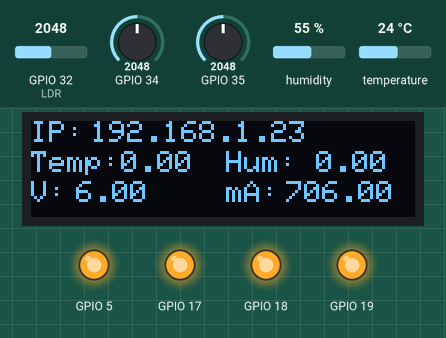
Simulated run of this program. Board: ESP32. Shown: 128×32 one-colour display, output pins drawn as LEDs (lit = HIGH). The inputs (shaded band) are chosen by the test bench; at power-on: humidity 55 %, GPIO 34 = 2048, GPIO 35 = 2048, temperature 24 °C, GPIO 32 (LDR) = 2048 (analog values on the 0–4095 scale). WiFi joins after 1.5 s; servers stay silent unless stated; network time is answered at once with the bench clock; uploads are accepted with an empty reply; the local clock reads 2024-03-15 10:24:30 at power-on unless the program sets it; what the program prints to the serial monitor is not drawn.

Above: at 5.7 s.
5.8 s: humidity set to 22 %
At 12.2 s:
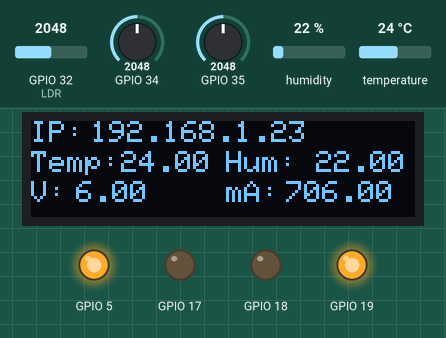
12.8 s: GPIO 34 set to 2866
At 15.6 s:
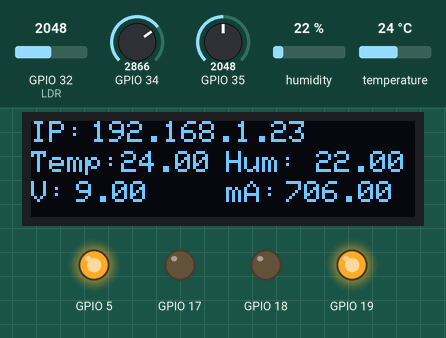
19.3 s: GPIO 35 set to 2866
At 22.4 s:
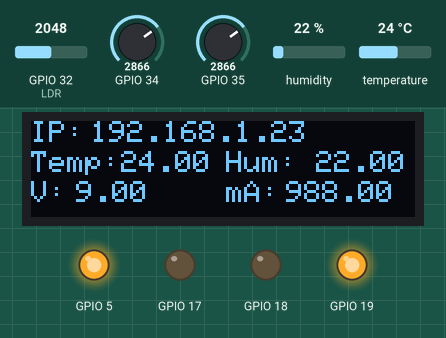
26.0 s: temperature set to 12 °C
At 32.4 s:
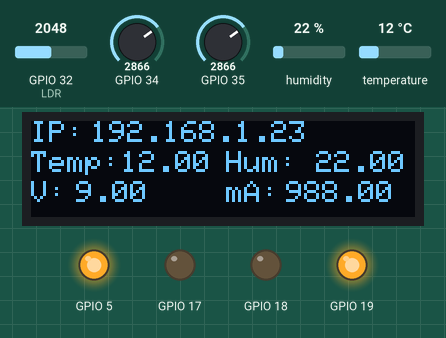
32.7 s: GPIO 34 set to 3972
At 35.9 s:
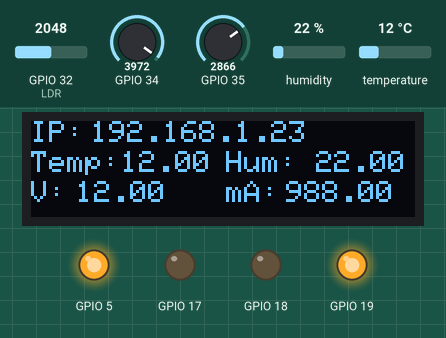
39.3 s: GPIO 35 set to 3972
At 42.6 s:
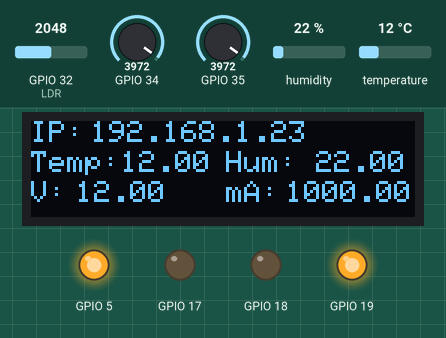
Timing chart, 0 to 44.1 s (numbered marks = the images above; inputs shaded):
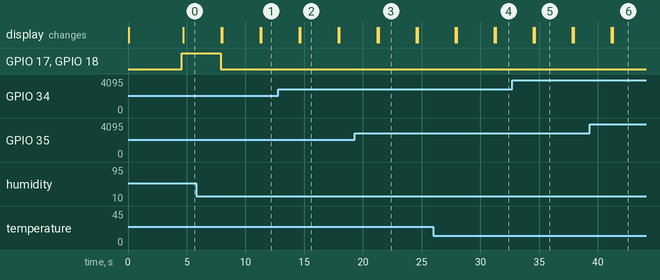

The program:

main.cpp
```cpp
#include <Arduino.h>
#ifdef ESP32
 #include <WiFi.h>
  #include <HTTPClient.h>
  #include "time.h"
  #include "DHT.h"
  #include <NTPClient.h>
  #include <WiFiUdp.h>
  #include <SPI.h>
  #include <Adafruit_GFX.h>
  #include <Adafruit_SSD1306.h>
#else
  #include <ESP8266WiFi.h>
  #include <ESP8266HTTPClient.h>
  #include <WiFiClient.h>
#endif
#include <Wire.h>
WiFiUDP ntpUDP;
Adafruit_SSD1306 display(128, 32, &Wire, -1);
// Replace with your network credentials
const char* ssid     = "EULE-Gast";
const char* password = "@EULE_Zukunft!";
NTPClient timeClient(ntpUDP, "0.de.pool.ntp.org", 7200, 2500);
// REPLACE with your Domain name and URL path or IP address with path
const char* serverName = "http://192.168.1.23/API/post-esp-data.php";
const char* ntpServer = "0.de.pool.ntp.org";
const long  gmtOffset_sec = 3600;
const int   daylightOffset_sec = 3600;
long int UNIX = 0;
float CURRENT = 0;
float VOLTAGE = 0;
float POWER = 0;
float INTENSITY =0;
String datum;
String formattedDate;
String dayStamp;
String timeStamp;
int S_1 = 0;
int S_2 = 0;
int S_3 = 0;
int S_4 = 0;
char StateArray[4];
float h;
float t;
// 'logo', 128x32px
const unsigned char BOTTLOGO1 [] PROGMEM = {
	0x00, 0x00, 0x00, 0x00, 0x00, 0x00, 0x00, 0x00, 0x00, 0x00, 0x00, 0x00, 0x00, 0x00, 0x00, 0x00,
	0x00, 0x00, 0x00, 0x00, 0x00, 0x00, 0x00, 0x00, 0x00, 0x00, 0x00, 0x00, 0x00, 0x00, 0x00, 0x00,
	0x00, 0x00, 0x00, 0x00, 0x00, 0x00, 0x03, 0x81, 0x80, 0x00, 0x00, 0x00, 0x00, 0x00, 0x00, 0x00,
	0x00, 0x00, 0x00, 0x00, 0x00, 0x00, 0x04, 0x43, 0x80, 0x00, 0x00, 0x00, 0x00, 0x00, 0x00, 0x00,
	0x00, 0x00, 0x00, 0x00, 0x00, 0x00, 0x00, 0x47, 0x80, 0x00, 0x00, 0x00, 0x00, 0x00, 0x00, 0x00,
	0x00, 0x00, 0x00, 0x00, 0x00, 0x00, 0x04, 0x47, 0x81, 0x10, 0x00, 0x00, 0x00, 0x00, 0x00, 0x00,
	0x00, 0x00, 0x00, 0x00, 0x00, 0x00, 0x02, 0xcf, 0xc0, 0x08, 0x00, 0x00, 0x00, 0x00, 0x00, 0x00,
	0x00, 0x00, 0x00, 0x00, 0x00, 0x00, 0x00, 0x2f, 0xc2, 0x00, 0x00, 0x00, 0x00, 0x00, 0x00, 0x00,
	0x00, 0x00, 0x00, 0x00, 0x00, 0x00, 0x00, 0x1f, 0xe3, 0x00, 0x00, 0x00, 0x00, 0x00, 0x00, 0x00,
	0x00, 0x00, 0x00, 0x00, 0x00, 0x00, 0x00, 0x1f, 0xff, 0x08, 0x00, 0x00, 0x00, 0x00, 0x00, 0x00,
	0x00, 0x00, 0x00, 0x00, 0x00, 0x00, 0x00, 0x1f, 0xff, 0x90, 0x00, 0x00, 0x00, 0x00, 0x00, 0x00,
	0x00, 0x00, 0x00, 0x00, 0x00, 0x00, 0x00, 0x1f, 0xff, 0x80, 0x00, 0x00, 0x00, 0x00, 0x00, 0x00,
	0x00, 0x00, 0x00, 0x00, 0x00, 0x00, 0x00, 0x1f, 0xff, 0x00, 0x00, 0x00, 0x00, 0x00, 0x00, 0x00,
	0x00, 0x00, 0x00, 0x00, 0x00, 0x00, 0x00, 0x5f, 0xff, 0x00, 0x00, 0x00, 0x00, 0x00, 0x00, 0x00,
	0x00, 0x00, 0x00, 0x00, 0x00, 0x00, 0x00, 0x7f, 0xff, 0xc0, 0x00, 0x00, 0x00, 0x00, 0x00, 0x00,
	0x00, 0x00, 0x00, 0x00, 0x00, 0x00, 0x00, 0x7f, 0xff, 0xf8, 0x00, 0x00, 0x00, 0x00, 0x00, 0x00,
	0x00, 0x00, 0x00, 0x00, 0x00, 0x00, 0x00, 0x7f, 0xff, 0xc0, 0x00, 0x00, 0x00, 0x00, 0x00, 0x00,
	0x00, 0x00, 0x00, 0x00, 0x00, 0x00, 0x00, 0x7f, 0xff, 0x84, 0x00, 0x00, 0x00, 0x00, 0x00, 0x00,
	0x00, 0x00, 0x00, 0x00, 0x00, 0x00, 0x00, 0x3f, 0xff, 0x84, 0x00, 0x00, 0x00, 0x00, 0x00, 0x00,
	0x00, 0x00, 0x00, 0x00, 0x00, 0x00, 0x00, 0x1f, 0xff, 0x68, 0x00, 0x00, 0x00, 0x00, 0x00, 0x00,
	0x00, 0x00, 0x00, 0x00, 0x00, 0x00, 0x00, 0x0f, 0xfe, 0x00, 0x00, 0x00, 0x00, 0x00, 0x00, 0x00,
	0x00, 0x00, 0x00, 0x00, 0x00, 0x00, 0x00, 0x07, 0xfe, 0x00, 0x00, 0x00, 0x00, 0x00, 0x00, 0x00,
	0x00, 0x00, 0x00, 0x00, 0x00, 0x00, 0x00, 0x07, 0xfe, 0x00, 0x00, 0x00, 0x00, 0x00, 0x00, 0x00,
	0x00, 0x00, 0x00, 0x00, 0x00, 0x00, 0x00, 0x39, 0xde, 0x40, 0x00, 0x00, 0x00, 0x00, 0x00, 0x00,
	0x00, 0x00, 0x00, 0x00, 0x00, 0x00, 0x00, 0x89, 0x04, 0x40, 0x00, 0x00, 0x00, 0x00, 0x00, 0x00,
	0x00, 0x00, 0x00, 0x00, 0x00, 0x00, 0x01, 0x04, 0x1c, 0x00, 0x00, 0x00, 0x00, 0x00, 0x00, 0x00,
	0x00, 0x00, 0x00, 0x00, 0x00, 0x00, 0x00, 0x02, 0xe4, 0x40, 0x00, 0x00, 0x00, 0x00, 0x00, 0x00,
	0x00, 0x00, 0x00, 0x00, 0x00, 0x00, 0x00, 0x02, 0x01, 0x80, 0x00, 0x00, 0x00, 0x00, 0x00, 0x00,
	0x00, 0x00, 0x00, 0x00, 0x00, 0x00, 0x00, 0x02, 0x00, 0x00, 0x00, 0x00, 0x00, 0x00, 0x00, 0x00,
	0x00, 0x00, 0x00, 0x00, 0x00, 0x00, 0x01, 0x04, 0x00, 0x00, 0x00, 0x00, 0x00, 0x00, 0x00, 0x00,
	0x00, 0x00, 0x00, 0x00, 0x00, 0x00, 0x00, 0x88, 0x00, 0x00, 0x00, 0x00, 0x00, 0x00, 0x00, 0x00,
	0x00, 0x00, 0x00, 0x00, 0x00, 0x00, 0x00, 0x00, 0x00, 0x00, 0x00, 0x00, 0x00, 0x00, 0x00, 0x00
};
// Keep this API Key value to be compatible with the PHP code provided in the project page.
// If you change the apiKeyValue value, the PHP file /post-esp-data.php also needs to have the same key
String apiKeyValue = "tPmAT5Ab3j7F9";
#define DHTTYPE DHT11
#define DHTPIN 14
int httpResponseCode;
void printLocalTime()
{
  struct tm timeinfo;
  if(!getLocalTime(&timeinfo)){
    Serial.println("Failed to obtain time");
    return;
    }
time_t now;
time(&now);
UNIX = now;
}
void ADC_READ(){
  int Value;
  Value = analogRead(35);
  Value = constrain(Value,0,2900);
  Value = map(Value,0,2900,0,1000);
  CURRENT = Value;
}
void Voltage(){
int Value;
Value = analogRead(34);
Value = constrain(Value,0.0,3550.0);
Value = map(Value,0.0,3550.0,0.0,12.0);
VOLTAGE = Value;
}
void Leistung(){
float Value;
float C_A;
C_A = CURRENT/1000;
Value = VOLTAGE*C_A;
POWER = Value;
}
void LDR(){
float Value;
Value = analogRead(32);
Value = map(Value,0,4096,0,101);
INTENSITY = Value;
}
void DATUM(){
timeClient.update();
datum = timeClient.getFormattedTime();
}
void Status(){
if(S_1 == 1){
StateArray[0] = '1';
}
if(S_1 == 0){
StateArray[0] = '0';
}
if(S_2 == 1){
StateArray[1] = '1';
}
if(S_2 == 0){
StateArray[1] = '0';
}
if(S_3 == 1){
StateArray[2] = '1';
}
if(S_3 == 0){
StateArray[2] = '0';
}
if(S_4 == 1){
StateArray[3] = '1';
}
if(S_4 == 0){
StateArray[3] = '0';
}
StateArray[4] = 0;
}
void R1(bool state){
S_1 = state;
if(state == 1){
digitalWrite(17,LOW);
}
else{
digitalWrite(17,HIGH);
}
}
void R2(bool state){
S_2 = state;
if(state == 1){
digitalWrite(5,LOW);
}
else{
digitalWrite(5,HIGH);
}
}
void R3(bool state){
S_3 = state;
if(state == 1){
digitalWrite(18,LOW);
}
else{
digitalWrite(18,HIGH);
}
}
void R4(bool state){
S_4 = state;
if(state == 1){
digitalWrite(19,LOW);
}
else{
digitalWrite(19,HIGH);
}
}
void COLORS_R(){
if(httpResponseCode == 100){
R1(1);
R2(0);
R3(0);
}
else if(httpResponseCode == 404){
R1(0);
R2(1);
R3(0);
}
else if(httpResponseCode == 101){
R1(0);
R2(0);
R3(1);
}
else if(httpResponseCode == 102){
R1(1);
R2(1);
R3(0);;
}
else if(httpResponseCode == 200){
R1(1);
R2(0);
R3(1);
}
else if(httpResponseCode == 203){
R1(1);
R2(0);
R3(1);
}
else if(httpResponseCode == 206){
R1(1);
R2(1);
R3(1);
}
else if(httpResponseCode == 501){
R4(1);
}
else if(httpResponseCode == 502){
R4(0);
}
else if(httpResponseCode == 403){
R1(0);
R2(0);
R3(0);
R4(0);
}
}
void OLED(){
  display.clearDisplay();
  display.display();
  display.setTextSize(1);
  display.setTextColor(WHITE);
  display.setCursor(0, 0);
  display.print("IP:");
  display.display();
  display.setCursor(20, 0);
  display.print("192.168.1.23");
  display.display();
  display.setCursor(0, 10);
  display.println("Temp:");
  display.setCursor(30, 10);
  display.print(t);
  display.display();
  display.setCursor(65, 10);
  display.println("Hum:");
  display.setCursor(95, 10);
  display.print(h);
  display.display();
  display.setCursor(0, 20);
  display.println("V:");
  display.setCursor(15, 20);
  display.print(VOLTAGE);
  display.display();
  display.setCursor(65, 20);
  display.println("mA:");
  display.setCursor(85, 20);
  display.print(CURRENT);
  display.display();
}
DHT dht(DHTPIN, DHTTYPE);
void setup() {
  display.begin(SSD1306_SWITCHCAPVCC, 0x3C);
  display.clearDisplay();
  display.display();
  display.drawBitmap(0, 0,  BOTTLOGO1, 128, 32, WHITE);
  display.display();
  delay(3000);
  Serial.begin(115200);
  analogReadResolution(12);
  analogSetAttenuation(ADC_11db);
  WiFi.begin(ssid, password);
  Serial.println("Connecting");
  while(WiFi.status() != WL_CONNECTED) {
    delay(500);
    Serial.print(".");
  }
  Serial.println("");
  Serial.print("Connected to WiFi network with IP Address: ");
  Serial.println(WiFi.localIP());
  configTime(gmtOffset_sec, daylightOffset_sec, ntpServer);
  printLocalTime();
  // (you can also pass in a Wire library object like &Wire2)
 dht.begin();
 timeClient.begin();
 pinMode(17,OUTPUT);
 pinMode(5,OUTPUT);
 pinMode(18,OUTPUT);
 pinMode(19,OUTPUT);
 R1(0);
 R2(0);
 R3(0);
 R4(0);
}

void loop() {
  printLocalTime();
  ADC_READ();
  Voltage();
  Leistung();
  LDR();
  DATUM();
  Status();
  COLORS_R();
  OLED();
  h = dht.readHumidity();
  t = dht.readTemperature();
  if(WiFi.status()== WL_CONNECTED){
    HTTPClient http;
    http.begin(serverName);
    http.addHeader("Content-Type", "application/x-www-form-urlencoded");

    String httpRequestData = "api_key=" + apiKeyValue + "&strom=" + String(CURRENT)
                           + "&spannung=" + String(VOLTAGE) + "&watt=" + String(POWER)
                           + "&lichtstaerke=" + String(INTENSITY) + "&temperatur=" + String(t) + "&luftfeuchtigkeit=" + String(h)
                           + "&status=" + String(StateArray) + "&time=" + String(UNIX) + "&datum=" + String(datum) +"";
    Serial.print("httpRequestData: ");
    Serial.println(httpRequestData);
     httpResponseCode = http.POST(httpRequestData);
    if (httpResponseCode>0) {
      Serial.print("HTTP Response code: ");
      Serial.println(httpResponseCode);
    }
    else {
      Serial.print("Error code: ");
      Serial.println(httpResponseCode);
    }
    http.end();
  }
  else {
    Serial.println("WiFi Disconnected");
  }
  delay(3000);
}
```

Measured:
- after the input at 12.8 s, the display: first differs from a run without the input after 1.9 s (image 2)
- after the input at 19.3 s, the display: first differs from a run without the input after 2.0 s (image 3)
- after the input at 26.0 s, the display: first differs from a run without the input after 5.3 s (image 4)
- after the input at 32.7 s, the display: first differs from a run without the input after 1.9 s (image 5)
- after the input at 39.3 s, the display: first differs from a run without the input after 2.0 s (image 6)
- what the display in image 2 shows lasts 3.2 s, from 14.7 s to 17.9 s
